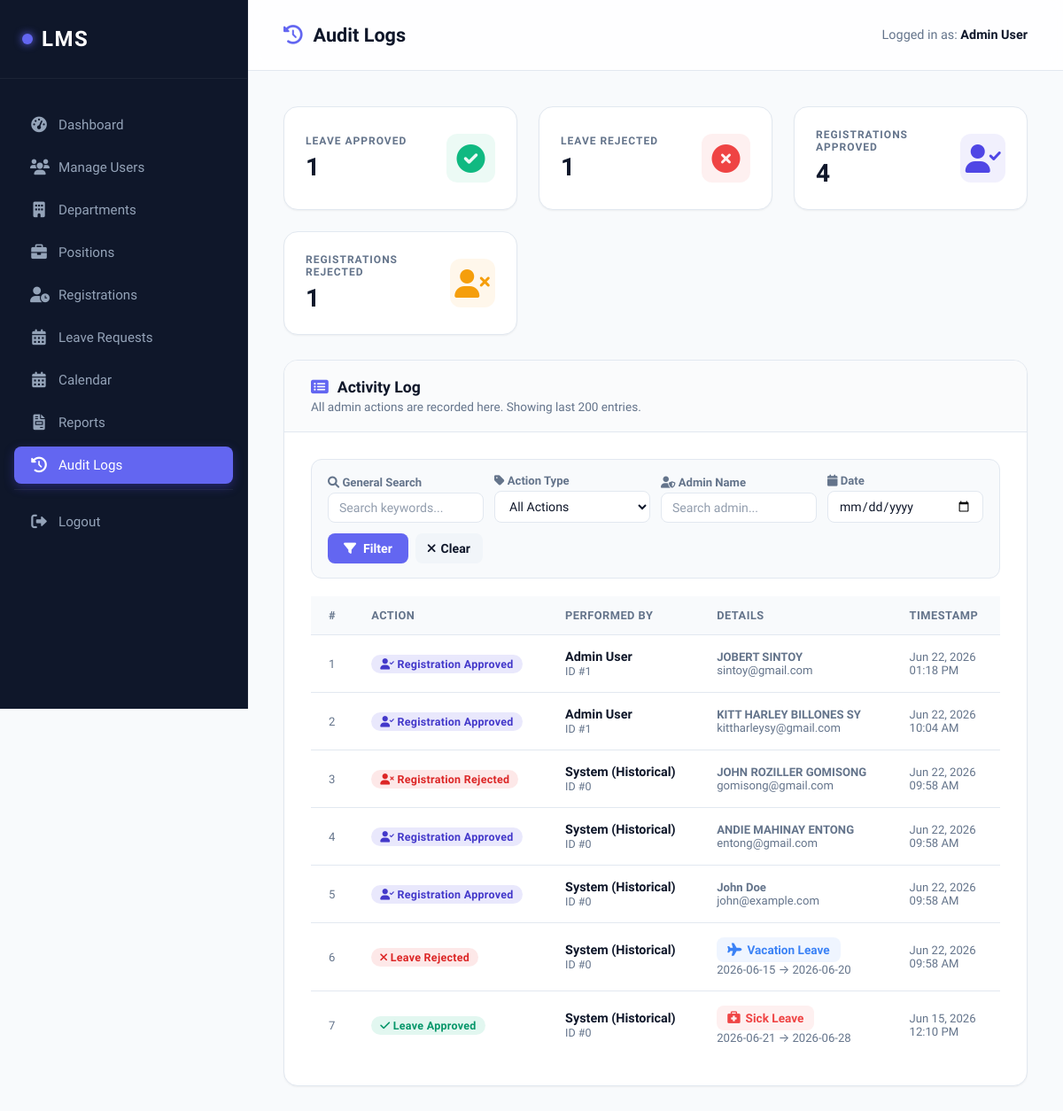
/audit_logs.php (signed in), run on the app's committed database.
### tables this page shows
CREATE TABLE `audit_logs` (
  `id` int(11) NOT NULL,
  `actor_id` int(11) NOT NULL,
  `actor_name` varchar(255) NOT NULL,
  `action` varchar(100) NOT NULL,
  `target_type` varchar(50) NOT NULL,
  `target_id` int(11) NOT NULL,
  `details` text DEFAULT NULL,
  `created_at` datetime NOT NULL DEFAULT current_timestamp()
);

### includes/auth_check.php (called while the page is built, shortened)
<?php
function e($value) {
    return htmlspecialchars($value ?? '', ENT_QUOTES, 'UTF-8');
}
?>

### audit_logs.php (the view, shortened to what this page needs)
<?php
require_once 'includes/config.php';
require_once 'includes/auth_check.php';
$leave_icons = [
    'Vacation Leave' => ['icon' => 'fa-plane', 'color' => '#3b82f6', 'bg' => 'rgba(59, 130, 246, 0.08)'],
    'Sick Leave' => ['icon' => 'fa-briefcase-medical', 'color' => '#ef4444', 'bg' => 'rgba(239, 68, 68, 0.08)'],
    'Emergency Leave' => ['icon' => 'fa-exclamation-triangle', 'color' => '#f59e0b', 'bg' => 'rgba(245, 158, 11, 0.08)'],
    'Maternity Leave' => ['icon' => 'fa-baby', 'color' => '#ec4899', 'bg' => 'rgba(236, 72, 153, 0.08)'],
    'Paternity Leave' => ['icon' => 'fa-baby-carriage', 'color' => '#06b6d4', 'bg' => 'rgba(6, 182, 212, 0.08)'],
    'Bereavement Leave' => ['icon' => 'fa-heart', 'color' => '#ef4444', 'bg' => 'rgba(239, 68, 68, 0.08)'],
    'Study Leave' => ['icon' => 'fa-graduation-cap', 'color' => '#8b5cf6', 'bg' => 'rgba(139, 92, 246, 0.08)'],
    'Compensatory Leave' => ['icon' => 'fa-clock', 'color' => '#10b981', 'bg' => 'rgba(16, 185, 129, 0.08)'],
    'Unpaid Leave' => ['icon' => 'fa-user-clock', 'color' => '#64748b', 'bg' => 'rgba(100, 116, 139, 0.08)'],
    'Special Leave' => ['icon' => 'fa-star', 'color' => '#eab308', 'bg' => 'rgba(234, 179, 8, 0.08)']
];
$filter_actor  = trim($_GET['actor']  ?? '');
$filter_date   = trim($_GET['date']   ?? '');
$filter_search = trim($_GET['search'] ?? '');
$params = [];
$sql = "SELECT * FROM audit_logs";
$sql .= " ORDER BY created_at DESC LIMIT 200";
$stmt = $pdo->prepare($sql);
$stmt->execute($params);
$logs = $stmt->fetchAll();
$total_stmt = $pdo->query("SELECT action, COUNT(*) as cnt FROM audit_logs GROUP BY action");
$action_counts = [];
foreach ($total_stmt->fetchAll() as $row) {
    $action_counts[$row['action']] = $row['cnt'];
}
?>
<!DOCTYPE html>
<html lang="en">
<head>
    <link rel="stylesheet" href="assets/style.css">
    <link rel="stylesheet" href="https://cdnjs.cloudflare.com/ajax/libs/font-awesome/6.0.0/css/all.min.css">
</head>
<body>
    <?php include 'includes/sidebar.php'; ?>
    <div class="main-content">
        <div class="top-nav">
            <h2><i class="fas fa-history"></i> Audit Logs</h2>
            <div class="user-info">
                <span>Logged in as: <strong><?php echo e($_SESSION['name']); ?></strong></span>
            </div>
        </div>
        <div class="content-wrapper">
            <div class="stats-container" style="margin-bottom: 28px;">
                <?php
                $summary = [
                    ['label' => 'Leave Approved',        'key' => 'Leave Approved',            'icon' => 'fa-check-circle',    'color' => '#10b981', 'bg' => 'rgba(16,185,129,0.08)'],
                    ['label' => 'Leave Rejected',         'key' => 'Leave Rejected',             'icon' => 'fa-times-circle',    'color' => '#ef4444', 'bg' => 'rgba(239,68,68,0.08)'],
                    ['label' => 'Registrations Approved', 'key' => 'Registration Approved',      'icon' => 'fa-user-check',      'color' => '#4f46e5', 'bg' => 'rgba(79,70,229,0.08)'],
                    ['label' => 'Registrations Rejected', 'key' => 'Registration Rejected',      'icon' => 'fa-user-times',      'color' => '#f59e0b', 'bg' => 'rgba(245,158,11,0.08)'],
                ];
                foreach ($summary as $s):
                    $cnt = $action_counts[$s['key']] ?? 0;
                ?>
                <div class="stat-card">
                    <div class="stat-info">
                        <strong><?php echo $s['label']; ?></strong>
                        <div class="value"><?php echo $cnt; ?></div>
                    </div>
                    <div class="stat-icon" style="background: <?php echo $s['bg']; ?>; color: <?php echo $s['color']; ?>;">
                        <i class="fas <?php echo $s['icon']; ?>"></i>
                    </div>
                </div>
                <?php endforeach; ?>
            </div>
            <div class="card">
                <div class="card-header">
                    <div>
                        <h3><i class="fas fa-list-alt"></i> Activity Log</h3>
                        <p style="font-size: 0.85rem; color: var(--text-muted); margin-top: 4px;">
                            All admin actions are recorded here. Showing last 200 entries.
                        </p>
                    </div>
                </div>
                <div class="card-body">
                    <form method="GET" class="filter-bar">
                        <div class="form-group">
                            <label><i class="fas fa-search"></i> General Search</label>
                            <input type="text" name="search" placeholder="Search keywords..." value="<?php echo e($filter_search); ?>">
                        </div>
                        <div class="form-group">
                            <label><i class="fas fa-tag"></i> Action Type</label>
                            <select name="action">
                                <option value="">All Actions</option>
                            </select>
                        </div>
                        <div class="form-group">
                            <label><i class="fas fa-user-shield"></i> Admin Name</label>
                            <input type="text" name="actor" placeholder="Search admin..." value="<?php echo e($filter_actor); ?>">
                        </div>
                        <div class="form-group">
                            <label><i class="fas fa-calendar"></i> Date</label>
                            <input type="date" name="date" value="<?php echo e($filter_date); ?>">
                        </div>
                        <div style="display: flex; gap: 8px; align-items: flex-end;">
                            <button type="submit" style="width: auto; padding: 9px 18px; font-size: 0.88rem;">
                                <i class="fas fa-filter"></i> Filter
                            </button>
                            <a href="audit_logs.php" style="
                                display: inline-flex; align-items: center; gap: 6px;
                                padding: 9px 14px; border-radius: 8px;
                                background: #f1f5f9; color: var(--text); font-size: 0.88rem;
                                font-weight: 600; text-decoration: none;
                            "><i class="fas fa-times"></i> Clear</a>
                        </div>
                    </form>
                    <div class="table-responsive">
                        <table>
                            <thead>
                                <tr>
                                    <th style="width: 40px;">#</th>
                                    <th>Action</th>
                                    <th>Performed By</th>
                                    <th>Details</th>
                                    <th>Timestamp</th>
                                </tr>
                            </thead>
                            <tbody>
                                <?php if (empty($logs)): ?>
                                    <tr>
                                        <td colspan="5">
                                            <div class="empty-state">
                                                <i class="fas fa-clipboard-list"></i>
                                                <strong>No audit logs found</strong>
                                                <p style="margin-top: 6px; font-size: 0.88rem;">Actions will be recorded here as admins use the system.</p>
                                            </div>
                                        </td>
                                    </tr>
                                <?php else: ?>
                                    <?php foreach ($logs as $i => $log):
                                        $badgeClass = 'other';
                                        $icon = 'fa-cog';
                                        if ($log['action'] === 'Leave Approved')       { $badgeClass = 'approved';     $icon = 'fa-check'; }
                                        if ($log['action'] === 'Leave Rejected')        { $badgeClass = 'rejected';     $icon = 'fa-times'; }
                                        if ($log['action'] === 'Registration Approved') { $badgeClass = 'reg-approved'; $icon = 'fa-user-check'; }
                                        if ($log['action'] === 'Registration Rejected') { $badgeClass = 'reg-rejected'; $icon = 'fa-user-times'; }
                                        $details = json_decode($log['details'], true) ?? [];
                                    ?>
                                    <tr>
                                        <td style="color: var(--text-muted); font-size: 0.82rem;"><?php echo $i + 1; ?></td>
                                        <td>
                                            <span class="audit-badge <?php echo $badgeClass; ?>">
                                                <i class="fas <?php echo $icon; ?>"></i>
                                                <?php echo e($log['action']); ?>
                                            </span>
                                        </td>
                                        <td>
                                            <div style="font-weight: 600; font-size: 0.9rem;"><?php echo e($log['actor_name']); ?></div>
                                            <div style="font-size: 0.78rem; color: var(--text-muted);">ID #<?php echo $log['actor_id']; ?></div>
                                        </td>
                                        <td class="details-cell">
                                            <?php if (!empty($details['leave_type'])): ?>
                                                <div>
                                                    <?php
                                                    $meta = $leave_icons[$details['leave_type']] ?? ['icon' => 'fa-calendar', 'color' => '#64748b', 'bg' => 'rgba(100, 116, 139, 0.08)'];
                                                    ?>
                                                    <span class="leave-type-badge" style="background: <?php echo $meta['bg']; ?>; color: <?php echo $meta['color']; ?>;">
                                                        <i class="fas <?php echo $meta['icon']; ?>"></i>
                                                        <?php echo e($details['leave_type']); ?>
                                                    </span>
                                                </div>
                                                <div><?php echo e($details['start_date'] ?? ''); ?> → <?php echo e($details['end_date'] ?? ''); ?></div>
                                            <?php elseif (!empty($details['user_name'])): ?>
                                                <div><strong><?php echo e($details['user_name']); ?></strong></div>
                                                <div><?php echo e($details['email'] ?? ''); ?></div>
                                            <?php else: ?>
                                                <span style="font-style: italic;">—</span>
                                            <?php endif; ?>
                                        </td>
                                        <td class="log-time">
                                            <div><?php echo date('M d, Y', strtotime($log['created_at'])); ?></div>
                                            <div><?php echo date('h:i A', strtotime($log['created_at'])); ?></div>
                                        </td>
                                    </tr>
                                    <?php endforeach; ?>
                                <?php endif; ?>
                            </tbody>
                        </table>
                    </div>
                </div>
            </div>
        </div>
    </div>
</body>
</html>

### audit_logs.php (style rules this page uses)
.audit-badge { display: inline-block; padding: 3px 10px; border-radius: 20px; font-size: 0.78rem; font-weight: 700; letter-spacing: 0.3px; }
.audit-badge.approved { background: rgba(16,185,129,0.12); color: #059669; }
.audit-badge.rejected { background: rgba(239,68,68,0.12); color: #dc2626; }
.audit-badge.reg-approved { background: rgba(79,70,229,0.12); color: #4338ca; }
.audit-badge.reg-rejected { background: rgba(239,68,68,0.12); color: #dc2626; }
.filter-bar { display: flex; gap: 12px; flex-wrap: wrap; align-items: flex-end; margin-bottom: 20px; padding: 16px 18px; background: #f8fafc; border: 1px solid var(--border); border-radius: 12px; }
.filter-bar .form-group { flex: 1; min-width: 160px; margin: 0; }
.filter-bar label { font-size: 0.82rem; font-weight: 600; color: var(--text-muted); margin-bottom: 4px; display: block; }
.filter-bar input, .filter-bar select { padding: 8px 12px; font-size: 0.88rem; }
.details-cell { font-size: 0.82rem; color: var(--text-muted); max-width: 260px; word-break: break-word; }
.log-time { font-size: 0.82rem; color: var(--text-muted); white-space: nowrap; }
.leave-type-badge { display: inline-flex; align-items: center; gap: 6px; padding: 6px 12px; border-radius: 8px; font-size: 0.85rem; font-weight: 600; }
.leave-type-badge i { font-size: 0.9rem; }

### data on the page
audit_logs: action "Registration Approved", actor_name "Admin User", actor "1", details "JOBERT SINTOY", details "sintoy@gmail.com", created_at "Jun 22, 2026", created_at "01:18 PM"
audit_logs: action "Registration Approved", actor_name "Admin User", actor "1", details "KITT HARLEY BILLONES SY", details "kittharleysy@gmail.com", created_at "Jun 22, 2026", created_at "10:04 AM"
audit_logs: action "Registration Rejected", actor_name "System (Historical)", actor "0", details "JOHN ROZILLER GOMISONG", details "gomisong@gmail.com", created_at "Jun 22, 2026", created_at "09:58 AM"
audit_logs: action "Registration Approved", actor_name "System (Historical)", actor "0", details "ANDIE MAHINAY ENTONG", details "entong@gmail.com", created_at "Jun 22, 2026", created_at "09:58 AM"
audit_logs: action "Registration Approved", actor_name "System (Historical)", actor "0", details "John Doe", details "john@example.com", created_at "Jun 22, 2026", created_at "09:58 AM"
audit_logs: action "Leave Rejected", actor_name "System (Historical)", actor "0", details "Vacation Leave", details "2026-06-15", details "2026-06-20", created_at "Jun 22, 2026", created_at "09:58 AM"
audit_logs: action "Leave Approved", actor_name "System (Historical)", actor "0", details "Sick Leave", details "2026-06-21", details "2026-06-28", created_at "Jun 15, 2026", created_at "12:10 PM"

### other printed values
$_SESSION['name'] "Admin User"
$s['label'] "LEAVE APPROVED"
$cnt "1"
$s['label'] "LEAVE REJECTED"
$s['label'] "REGISTRATIONS APPROVED"
$cnt "4"
$s['label'] "REGISTRATIONS REJECTED"
